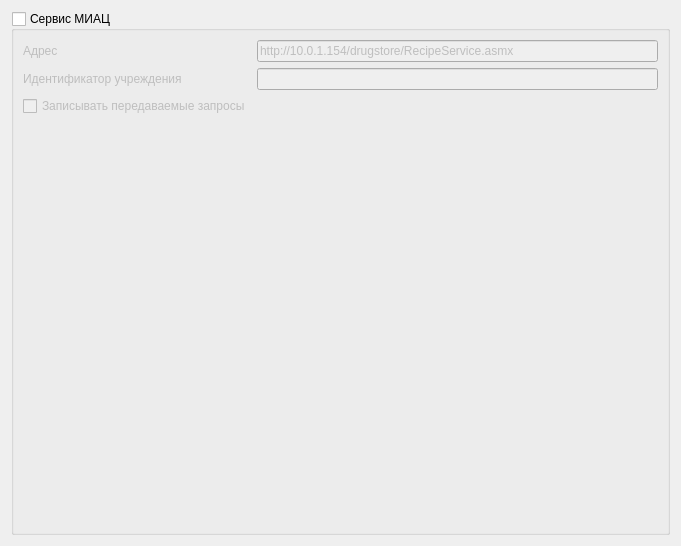
     <widget class="QWidget" name="tabRecipes">
      <attribute name="title">
       <string>Льготные рецепты</string>
      </attribute>
      <layout class="QGridLayout" name="gridLayout_16">
       <item row="0" column="0">
        <widget class="QGroupBox" name="grpRecipesExchange">
         <property name="title">
          <string>Сервис МИАЦ</string>
         </property>
         <property name="checkable">
          <bool>true</bool>
         </property>
         <property name="checked">
          <bool>false</bool>
         </property>
         <layout class="QGridLayout" name="gridLayout_17">
          <item row="0" column="0">
           <widget class="QLabel" name="lblRecipesExchangeUrl">
            <property name="text">
             <string>Адрес</string>
            </property>
           </widget>
          </item>
          <item row="0" column="1">
           <widget class="QLineEdit" name="edtRecipesExchangeUrl">
            <property name="text">
             <string>http://10.0.1.154/drugstore/RecipeService.asmx</string>
            </property>
           </widget>
          </item>
          <item row="1" column="0">
           <widget class="QLabel" name="lblRecipesExchangeClientId">
            <property name="text">
             <string>Идентификатор учреждения</string>
            </property>
           </widget>
          </item>
          <item row="1" column="1">
           <widget class="QLineEdit" name="edtRecipesExchangeClientId"/>
          </item>
          <item row="3" column="1">
           <spacer name="verticalSpacer_9">
            <property name="orientation">
             <enum>Qt::Vertical</enum>
            </property>
            <property name="sizeHint" stdset="0">
             <size>
              <width>20</width>
              <height>407</height>
             </size>
            </property>
           </spacer>
          </item>
          <item row="2" column="0">
           <widget class="QCheckBox" name="chkRecipesLog">
            <property name="text">
             <string>Записывать передаваемые запросы</string>
            </property>
           </widget>
          </item>
          <item row="2" column="1">
           <spacer name="horizontalSpacer_5">
            <property name="orientation">
             <enum>Qt::Horizontal</enum>
            </property>
            <property name="sizeHint" stdset="0">
             <size>
              <width>401</width>
              <height>20</height>
             </size>
            </property>
           </spacer>
          </item>
         </layout>
        </widget>
       </item>
      </layout>
     </widget>
